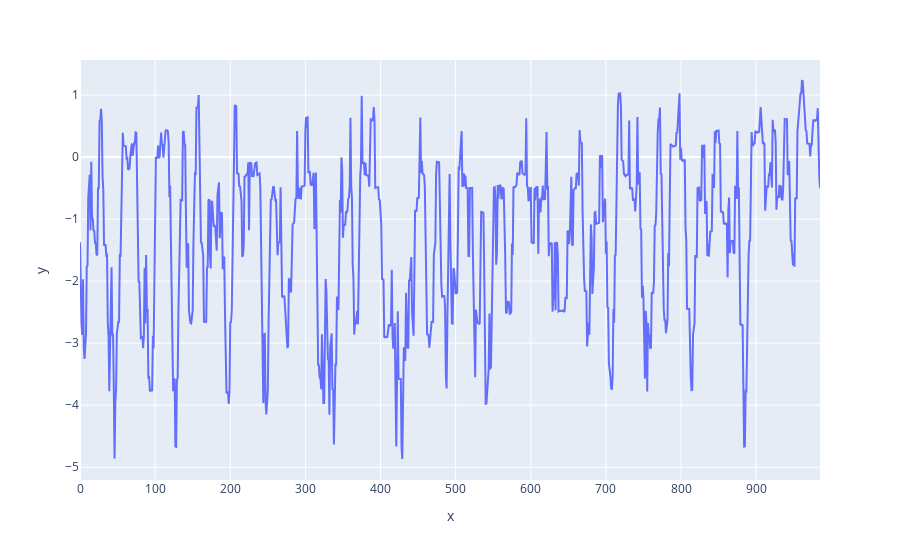

Notebook source saved alongside this figure:
### Code cell
import pandas as pd
# Plot cumulative reward
with open(os.path.join(str(log_dir_ppo_cumstomCNN), "monitor.csv"), 'rt') as fh:    
    firstline = fh.readline()
    assert firstline[0] == '#'
    df_ppo = pd.read_csv(fh, index_col=None)['r']

# A2C
import plotly.express as px
fig = px.line(y=df_ppo.rolling(window=10).mean().dropna())
fig.show()

### Figure 1 — Plotly figure (JSON) as saved in the notebook; plotly's stock layout.template omitted (floating-point values rounded to 4 significant figures; data arrays with more than 128 entries replaced by an {"elided": "..."} marker saying what was removed)
{"data": [{"hovertemplate": "x=%{x}<br>y=%{y}<extra></extra>", "legendgroup": "", "line": {"color": "#636efa", "dash": "solid"}, "mode": "lines", "name": "", "orientation": "v", "showlegend": false, "type": "scatter", "x": {"elided": "986 int values"}, "xaxis": "x", "y": {"elided": "986 float values"}, "yaxis": "y"}], "layout": {"legend": {"tracegroupgap": 0}, "margin": {"t": 60}, "xaxis": {"anchor": "y", "domain": [0, 1], "title": {"text": "x"}}, "yaxis": {"anchor": "x", "domain": [0, 1], "title": {"text": "y"}}}}
